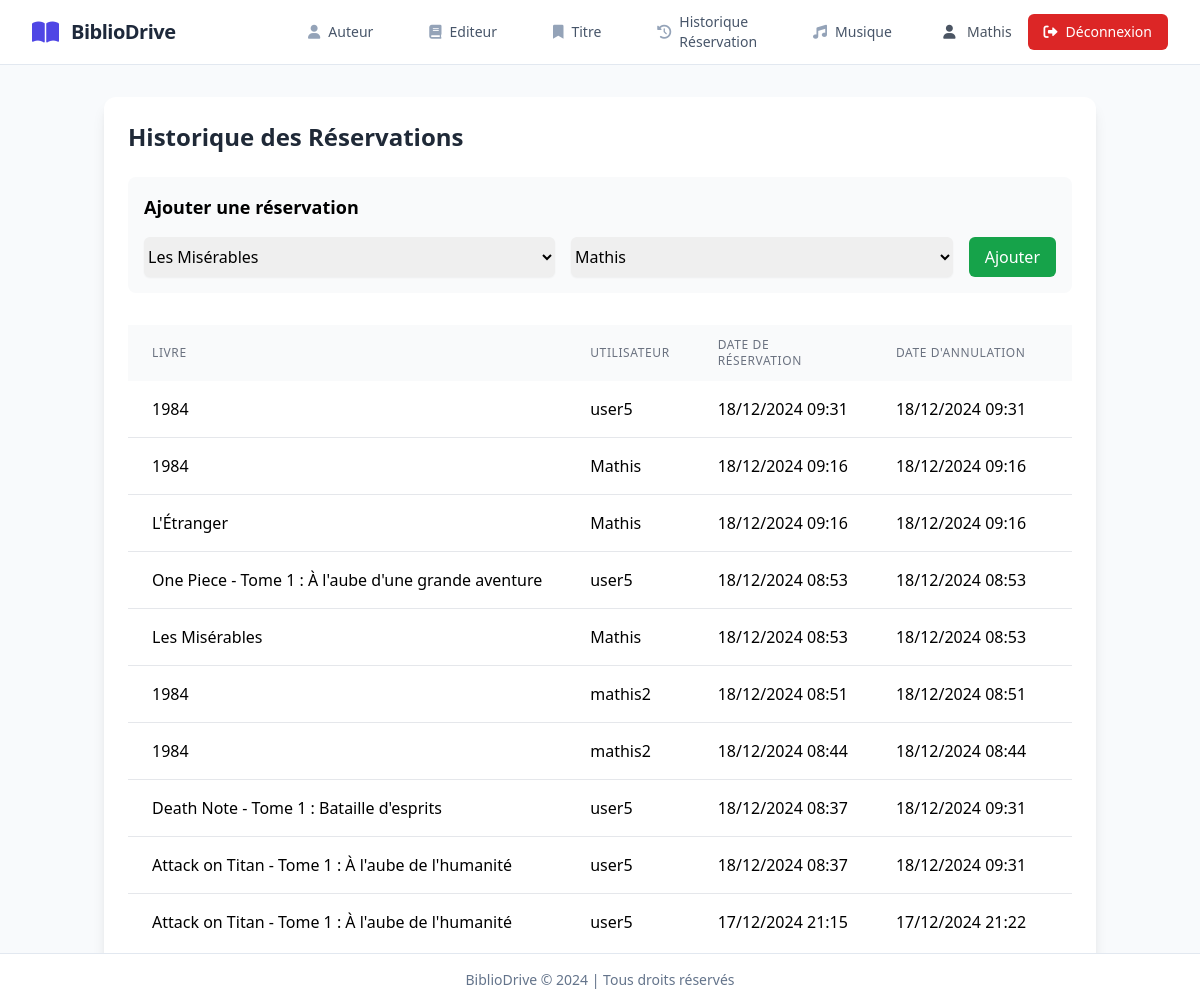
Page /book/historique/ (signed in) on the earlier database version.
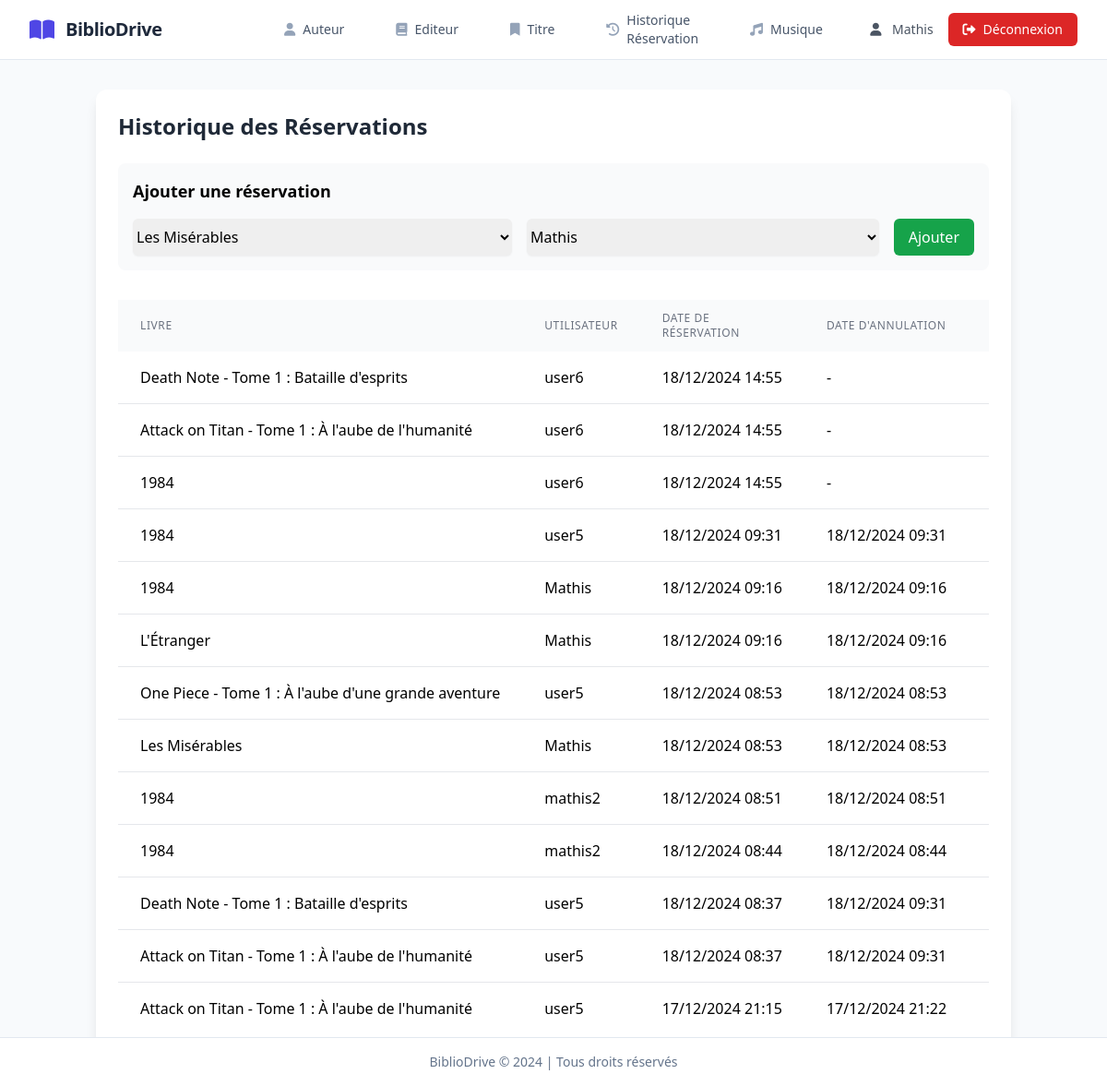
Same page on the later database version.
### backoffice/models.py (models this page shows, shortened)
class ReservationHistory(models.Model):
    book = models.ForeignKey(Title, on_delete=models.CASCADE)
    user = models.ForeignKey(User, on_delete=models.CASCADE)
    reserved_at = models.DateTimeField(auto_now_add=True)
    cancelled_at = models.DateTimeField(null=True, blank=True)
    status = models.CharField(max_length=20, choices=[
        ('ACTIVE', 'Active'),
        ('CANCELLED', 'Annulée'),
        ('ADMIN_CANCELLED', 'Annulée par admin')
    ])
    class Meta:
        ordering = ['-reserved_at']

class Title(models.Model):
    title = models.CharField(max_length=255)
    year_published = models.SmallIntegerField()
    isbn = models.CharField(max_length=20, primary_key=True)
    pubid = models.ForeignKey(Publisher, on_delete=models.CASCADE)
    reserve_by = models.ForeignKey(User, on_delete=models.CASCADE, null=True, blank=True)
    description = models.CharField(max_length=50)
    notes = models.CharField(max_length=50)
    subject = models.CharField(max_length=50)
    comments = models.TextField()
    image = models.ImageField(upload_to='images/', null=True, blank=True)
    GENRE_CHOICES = [
        ('ROMAN', 'Roman'),
        ('SCIENCE', 'Science'),
        ('HISTOIRE', 'Histoire'),
        ('POLICIER', 'Policier'),
        ('FANTASY', 'Fantasy'),
        ('BIOGRAPHIE', 'Biographie'),
        ('AUTRE', 'Autre'),
    ]
    genre = models.CharField(max_length=20, choices=GENRE_CHOICES, default='AUTRE')

### backoffice/views.py (the view)
# urls.py: path('book/historique/', views.book_historique, name="book-historique"),
@login_required
def book_historique(request):
    if request.user.is_superuser:
        reservations = ReservationHistory.objects.all()
        context = {
            'reservations': reservations,
            'active_nav': 'historique',
            'available_books': Title.objects.all(),
            'users': User.objects.all()
        }
    else:
        reservations = ReservationHistory.objects.filter(user=request.user)
        context = {
            'reservations': reservations,
            'active_nav': 'historique'
        }
    return render(request, 'book/book_historique.html', context)

### backoffice/templates/book/book_historique.html (shortened to what this page needs)
{% extends 'base.html' %}
{% block content %}
<div class="container mx-auto px-4 py-8">
  <div class="bg-white rounded-xl shadow-lg p-6">
    <h1 class="text-2xl font-bold mb-6 text-gray-800">Historique des Réservations</h1>
    {% if user.is_superuser %}
    <div class="mb-8 p-4 bg-gray-50 rounded-lg">
      <h2 class="text-lg font-semibold mb-4">Ajouter une réservation</h2>
      <form action="{% url 'add_reservation' %}" method="POST" class="flex gap-4">
        <select name="book" class="rounded-md border-gray-300 shadow-sm flex-1">
          {% for book in available_books %}
          <option value="{{ book.isbn }}">{{ book.title }}</option>
          {% endfor %}
        </select>
        <select name="user" class="rounded-md border-gray-300 shadow-sm flex-1">
          {% for user in users %}
          <option value="{{ user.id }}">{{ user.username }}</option>
          {% endfor %}
        </select>
        <button type="submit" class="bg-green-600 text-white px-4 py-2 rounded-md hover:bg-green-700">
          Ajouter
        </button>
      </form>
    </div>
    {% endif %}
    <div class="overflow-x-auto">
      <table class="min-w-full table-auto">
        <thead class="bg-gray-50">
          <tr>
            <th class="px-6 py-3 text-left text-xs font-medium text-gray-500 uppercase tracking-wider">Livre</th>
            <th class="px-6 py-3 text-left text-xs font-medium text-gray-500 uppercase tracking-wider">Utilisateur</th>
            <th class="px-6 py-3 text-left text-xs font-medium text-gray-500 uppercase tracking-wider">Date de
              réservation</th>
            <th class="px-6 py-3 text-left text-xs font-medium text-gray-500 uppercase tracking-wider">Date d'annulation
            </th>
            <th class="px-6 py-3 text-left text-xs font-medium text-gray-500 uppercase tracking-wider">Statut</th>
          </tr>
        </thead>
        <tbody class="bg-white divide-y divide-gray-200">
          {% for reservation in reservations %}
          <tr class="hover:bg-gray-50">
            <td class="px-6 py-4 whitespace-nowrap">{{ reservation.book.title }}</td>
            <td class="px-6 py-4 whitespace-nowrap">{{ reservation.user.username }}</td>
            <td class="px-6 py-4 whitespace-nowrap">{{ reservation.reserved_at|date:"d/m/Y H:i" }}</td>
            <td class="px-6 py-4 whitespace-nowrap">
              {% if reservation.cancelled_at %}
              {{ reservation.cancelled_at|date:"d/m/Y H:i" }}
              {% else %}
              -
              {% endif %}
            </td>
            <td class="px-6 py-4 whitespace-nowrap">
            </td>
          </tr>
          {% endfor %}
        </tbody>
      </table>
    </div>
  </div>
</div>
{% endblock %}

### backoffice/templates/base.html (shortened to what this page needs)
{% load static %}
<!DOCTYPE html>
<html lang="fr">
<head>
  <script src="https://cdn.tailwindcss.com"></script>
  <link rel="stylesheet" href="https://cdnjs.cloudflare.com/ajax/libs/font-awesome/6.0.0/css/all.min.css" />
</head>
<body class="bg-slate-50">
  <nav class="bg-white border-b border-slate-200 sticky top-0 z-50">
    <div class="max-w-7xl mx-auto px-4 sm:px-6 lg:px-8">
      <div class="flex justify-between h-16">
        <div class="flex items-center w-1/4">
          <a href="{% url 'accueil' %}" class="flex items-center space-x-3">
            <i class="fas fa-book-open text-indigo-600 text-2xl"></i>
            <span class="text-xl font-bold text-slate-800 tracking-tight">BiblioDrive</span>
          </a>
        </div>
        <div class="flex-1 flex justify-center">
          <div class="hidden sm:flex sm:items-center">
            <div class="flex space-x-8">
              <a href="{% url 'author-list' %}"
                class="text-slate-600 hover:text-indigo-600 px-3 py-2 rounded-md text-sm font-medium transition-colors duration-200 ease-in-out flex items-center space-x-2 group">
                <i class="fas fa-user text-slate-400 group-hover:text-indigo-600 transition-colors duration-200"></i>
                <span>Auteur</span>
              </a>
              <a href="{% url 'publisher-list' %}"
                class="text-slate-600 hover:text-indigo-600 px-3 py-2 rounded-md text-sm font-medium transition-colors duration-200 ease-in-out flex items-center space-x-2 group {% if active_nav == 'publisher' %}text-indigo-600{% endif %}">
                <i class="fas fa-book text-slate-400 group-hover:text-indigo-600 transition-colors duration-200"></i>
                <span>Editeur</span>
              </a>
              <a href="{% url 'book-list' %}"
                class="text-slate-600 hover:text-indigo-600 px-3 py-2 rounded-md text-sm font-medium transition-colors duration-200 ease-in-out flex items-center space-x-2 group">
                <i
                  class="fas fa-bookmark text-slate-400 group-hover:text-indigo-600 transition-colors duration-200"></i>
                <span>Titre</span>
              </a>
              {% if user.is_authenticated %}
              <a href="{% url 'book_historique' %}"
                class="text-slate-600 hover:text-indigo-600 px-3 py-2 rounded-md text-sm font-medium transition-colors duration-200 ease-in-out flex items-center space-x-2 group">
                <i class="fas fa-history text-slate-400 group-hover:text-indigo-600 transition-colors duration-200"></i>
                <span>Historique Réservation</span>
              </a>
              {% endif %}
              <button id="musicToggle"
                class="text-slate-600 hover:text-indigo-600 px-3 py-2 rounded-md text-sm font-medium transition-colors duration-200 ease-in-out flex items-center space-x-2 group">
                <i class="fas fa-music text-slate-400 group-hover:text-indigo-600 transition-colors duration-200"></i>
                <span>Musique</span>
              </button>
            </div>
          </div>
        </div>
        <div class="flex items-center w-1/4 justify-end space-x-4">
          {% if user.is_authenticated %}
          <span class="text-gray-600 text-sm">
            <i class="fas fa-user mr-2"></i>
            {{ user.username }}
          </span>
          <form method="post" action="{% url 'logout' %}">
            <button type="submit"
              class="bg-red-600 text-white px-4 py-2 rounded-md text-sm font-medium hover:bg-red-700 transition-colors duration-200 flex items-center space-x-2">
              <i class="fas fa-sign-out-alt"></i>
              <span>Déconnexion</span>
            </button>
          </form>
          {% endif %}
        </div>
      </div>
    </div>
  </nav>
  {% block content %} {% endblock %}
  <footer class="bg-white border-t border-slate-200 fixed bottom-0 w-full">
    <div class="max-w-7xl mx-auto px-4 py-4">
      <p class="text-center text-sm text-slate-500">
        BiblioDrive © {% now "Y" %} | Tous droits réservés
      </p>
    </div>
  </footer>
</body>
</html>

Differences in the rows shown:
added ReservationHistory: book "Death Note - Tome 1 : Bataille d'esprits", user.username "user6", reserved_at "18/12/2024 14:55"
added ReservationHistory: book "Attack on Titan - Tome 1 : À l'aube de l'humanité", user.username "user6", reserved_at "18/12/2024 14:55"
added ReservationHistory: book "1984", user.username "user6", reserved_at "18/12/2024 14:55"
